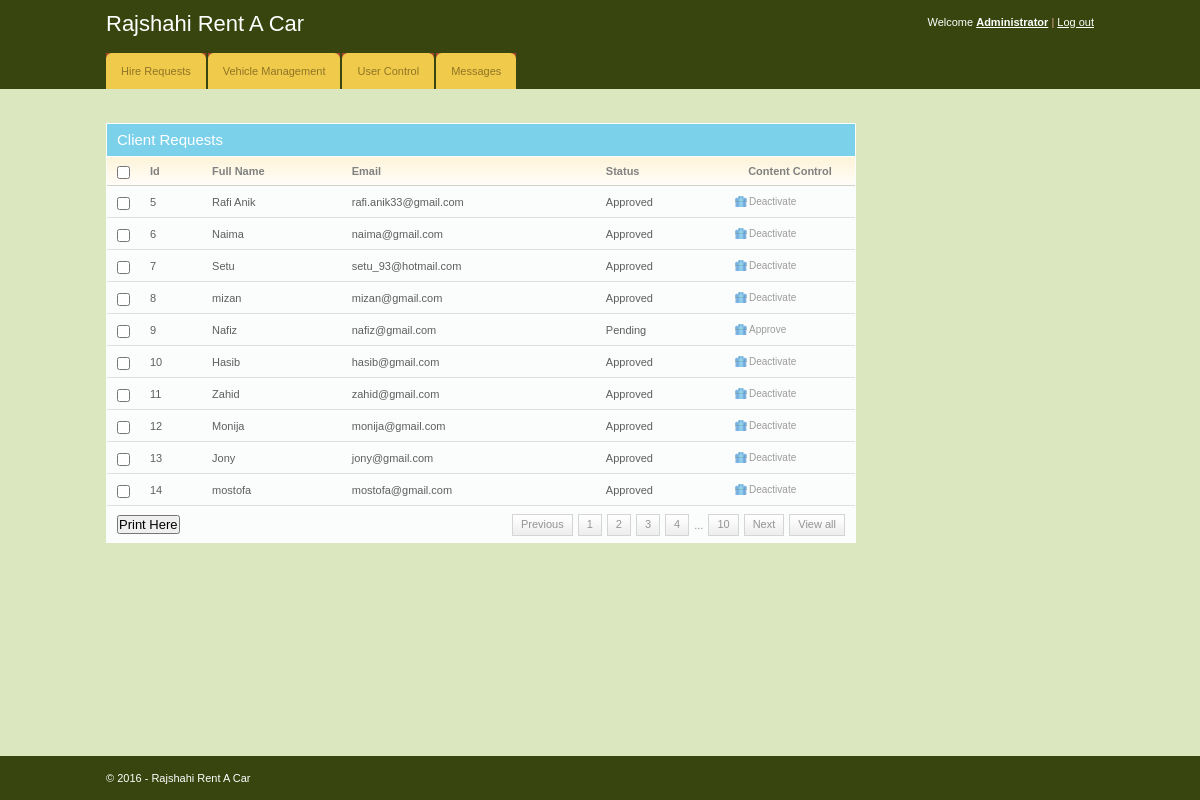
/admin/users.php (signed in), run on the app's committed database.
### tables this page shows
CREATE TABLE IF NOT EXISTS `users` (
`client_id` int(11) NOT NULL,
  `fname` varchar(255) NOT NULL,
  `email` varchar(255) NOT NULL,
  `id_no` int(11) NOT NULL,
  `phone` int(11) NOT NULL,
  `location` varchar(255) NOT NULL,
  `gender` varchar(255) NOT NULL,
  `status` varchar(255) NOT NULL,
  `access_level` tinyint(1) NOT NULL DEFAULT '0'
);

### admin/users.php (the view, shortened to what this page needs)
<!DOCTYPE html>
<html>
    <head>
        <link rel="stylesheet" href="css/style.css" type="text/css" media="all" />
    </head>
    <body>
        <div id="header">
            <div class="shell">
                <?php
                include 'menu.php';
                ?>
            </div>
        </div>
        <div id="container">
            <div class="shell">
                <br />
                <div id="main">
                    <div id="content">
                        <div class="box">
                            <div class="box-head">
                                <h2 class="left">Client Requests</h2>
                            </div>
                            <div class="table">
                                <table width="100%" border="0" cellspacing="0" cellpadding="0">
                                    <tr>
                                        <th width="13"><input type="checkbox" class="checkbox" /></th>
                                        <th>Id</th>
                                        <th>Full Name</th>
                                        <th>Email</th>
                                        <th>Status</th>
                                        <th width="110" class="ac">Content Control</th>
                                    </tr>
                                    <?php
                                    include '../includes/config.php';
                                    $select = "SELECT  client_id,fname, email, status FROM users";
                                    $result = $conn->query($select);
                                    while ($row = $result->fetch_assoc()) {
                                        ?>
                                        <tr>
                                            <td><input type="checkbox" class="checkbox" /></td>
                                            <td><?php echo $row['client_id'] ?></td>
                                            <td><?php echo $row['fname'] ?></td>
                                            <td><?php echo $row['email'] ?></td>
                                            <td><?php echo $row['status'] ?></td>
                                            <td><?php if ($row['status'] != 'Approved'): ?><a href="javascript:sureToApprove(<?php echo $row['client_id']; ?>)" class="ico del">Approve</a>
                                                <?php else: ?>
                                                    <a href="javascript:sureToDeactivate(<?php echo $row['client_id']; ?>)" class="ico del">Deactivate</a>
                                                <?php endif; ?></td>
                                        </tr>
                                        <?php
                                    }
                                    ?>
                                </table>
                                <div class="pagging">
                                    <div class="right">
                                        <a href="#">Previous</a>
                                        <a href="#">1</a>
                                        <a href="#">2</a>
                                        <a href="#">3</a>
                                        <a href="#">4</a>
                                        <span>...</span>
                                        <a href="#">10</a>
                                        <a href="#">Next</a>
                                        <a href="#">View all</a>
                                    </div>
                                    <h2><input type="submit" onclick="window.print()" value="Print Here" /></h2>
                                </div>
                            </div>
                        </div>
                    </div>
                </div>
            </div>
        </div>
        <div id="footer">
            <div class="shell">
                <span class="left">&copy; <?php echo date("Y"); ?> - Rajshahi Rent A Car</span>
            </div>
        </div>
    </body>
</html>

### admin/css/style.css (style rules this page uses)
* { padding:0; margin:0; outline:0; }
body { background:#dbe8bf; font-family: Verdana, sans-serif; font-size:11px; line-height:14px; color:#5e5e5e; }
input, textarea, select { font-family: Verdana, sans-serif; font-size:13px; }
.checkbox { width:13px; height:13px; vertical-align:top; position:relative; top:2px; }
a { color:#ba4c32; text-decoration: underline; cursor:pointer; }
.left, .alignleft { float:left; display:inline; }
.right, .alignright { float:right; display:inline; }
.ac { text-align: center !important; }
h2 { font-size:15px; font-weight: normal; }
.shell { width:988px; margin:0 auto; }
#header { height:89px; background-color: #38450F; white-space:nowrap; }
#container { padding:20px 0; }
#content { float:left; width:750px; }
.table th { background:#fffdfa url(images/th.gif) repeat-x 0 0; color:#818181; text-align: left; padding:7px 10px; border-bottom:solid 1px #d2d1cb; }
.table td { background:#fbfcfc; border-bottom:solid 1px #e0e0e0; padding:8px 10px; }
.box { background:#fbfcfc; height:100%; padding:1px; margin-bottom:20px; }
.box-head { background:#7CD1EA; height:32px; color:#fff; padding: 0 10px; line-height:32px; white-space:nowrap; border-bottom:solid 1px #fff; }
.pagging { height:20px; padding:8px 10px; line-height:19px; color:#949494; }
.pagging a { background:url(images/pagging.gif) repeat-x 0 0; height:20px; float:left; padding:0 8px; border:solid 1px #d5d5d5; text-decoration: none; color:#949494; margin-left:5px; }
.pagging span { float:left; margin-left:5px; padding-top:2px; }
a.ico { color:#9d9c9a; font-size:10px; text-decoration: none; padding:0 0 0 14px; background-repeat:no-repeat; background-position:0 0; }
a.del { background-image:url(images/del.gif) }
#footer { position: fixed; bottom: 0; width: 100%; height:44px; background:#38450F; line-height:44px; color:#fff; }

### data on the page
users: client_id "5", fname "Rafi Anik", email "rafi.anik33@gmail.com", status "Approved"
users: client_id "6", fname "Naima", email "naima@gmail.com", status "Approved"
users: client_id "7", fname "Setu", email "setu_93@hotmail.com", status "Approved"
users: client_id "8", fname "mizan", email "mizan@gmail.com", status "Approved"
users: client_id "9", fname "Nafiz", email "nafiz@gmail.com", status "Pending"
users: client_id "10", fname "Hasib", email "hasib@gmail.com", status "Approved"
users: client_id "11", fname "Zahid", email "zahid@gmail.com", status "Approved"
users: client_id "12", fname "Monija", email "monija@gmail.com", status "Approved"
users: client_id "13", fname "Jony", email "jony@gmail.com", status "Approved"
users: client_id "14", fname "mostofa", email "mostofa@gmail.com", status "Approved"
